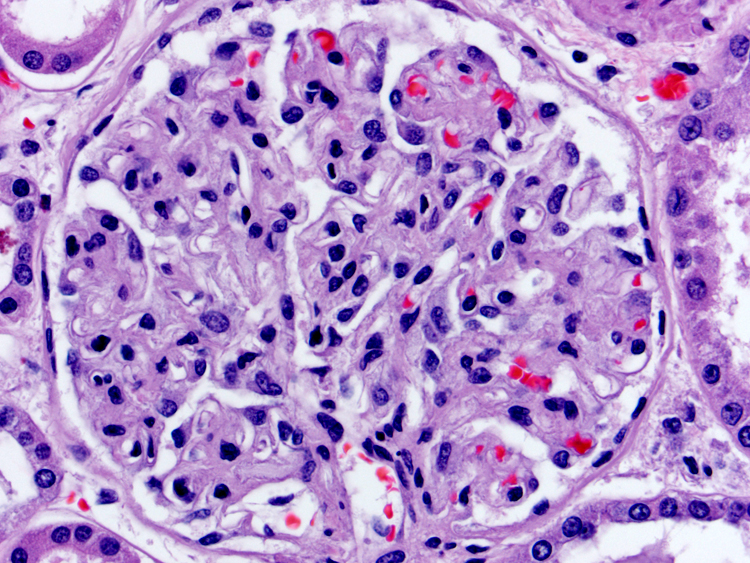
#> input picture glom_he/glom_0.jpg, 750 x 563 px; its folder holds only this picture in this run
$ python cell_seg.py   (older library calls are emulated)
#> lines starting #> are read from the running program, lines starting #| are printed output that depends on the picture; after the words box and inside, x2 and y2 are one past the last pixel; in counts of white or black regions, pixels touching at a corner belong together
"""
Hypercellularity Project
	- Preprocessing
	- Segmentation
Latest Update: 05/25
@author: Nicolas Hunt
"""

import os
import skimage
import numpy as np
import matplotlib.pyplot as plt
import scipy.misc
from skimage import data
from skimage.color import rgb2hed
from skimage.viewer import ImageViewer
from skimage.filters import threshold_mean
from pathlib import Path
from datetime import datetime


class CellSeg:
    def __init__(self, img_dir):
        file_path = Path(__file__)
        self.in_dir = '{}/{}'.format(str(file_path.parent), img_dir)
        self.prep_out_dir = 'prep-' + str(datetime.now().strftime('%Y-%m-%d %H:%M:%S'))
        self.seg_out_dir = 'seg-' + str(datetime.now().strftime('%Y-%m-%d %H:%M:%S'))
        self.in_images = os.listdir(self.in_dir)
        self.preprocess = self.prep()
        self.prep_images = os.listdir(self.prep_out_dir)
        self.thresh = 125
        self.segment = self.seg(self.prep_out_dir, self.thresh)

    def prep(self, glom_orig=None):
        try:
            os.stat(self.prep_out_dir)
        except:
            os.mkdir(self.prep_out_dir)

        if glom_orig == None:
            for i in self.in_images:
                # print(i)
                glom_orig = skimage.io.imread(self.in_dir + '/' + i)
#> glom_orig is the input picture: shape (563, 750, 3); mean R, G, B 179.2, 147.1, 203.7
                glom_hed = rgb2hed(glom_orig)[:, :, 0]
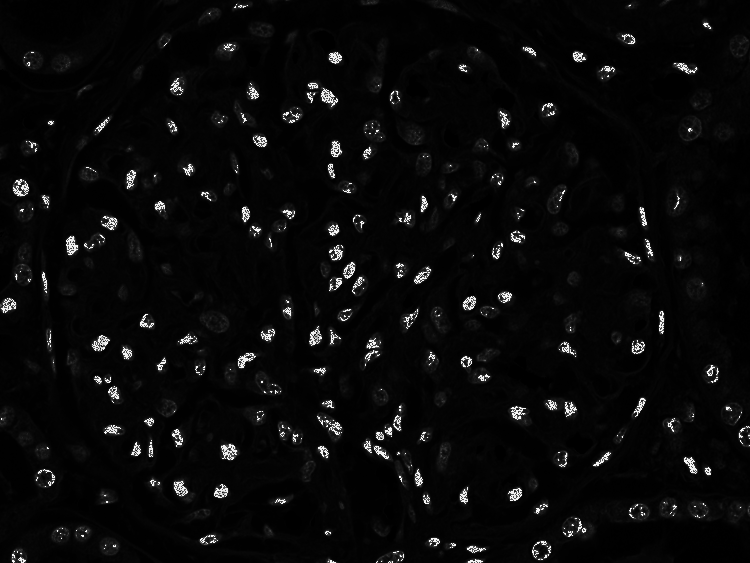
#> glom_hed: shape (563, 750) float64; min 0, max 1.86, mean 0.0731; drawn with min black and max white
                glom_smooth = skimage.filters.gaussian(glom_hed)

                hed_file = '{}/{}_h.jpg'.format(self.prep_out_dir, i.split(".")[0])
                scipy.misc.imsave(hed_file, glom_hed)

        else:
            glom_hed = rgb2hed(glom_orig)[:, :, 0]
            glom_smooth = skimage.filters.gaussian(glom_hed)

            return glom_smooth

    def seg(self, glom_prep_dir=None, thresh=None, glom_prep=None):
#> called with glom_prep_dir = 'prep-2026-12-05 15:43:20', thresh = 125
        try:
            os.stat(self.seg_out_dir)
        except:
            os.mkdir(self.seg_out_dir)
        if glom_prep_dir is not None and thresh is not None:
            for i in self.prep_images:
                glom_hed = skimage.io.imread(glom_prep_dir + '/' + i)
#> glom_hed: shape (563, 750); min 0, max 255, mean 10.1
                val = skimage.filters.threshold_otsu(glom_hed)
#> val = 123
                glom_bin = glom_hed > val
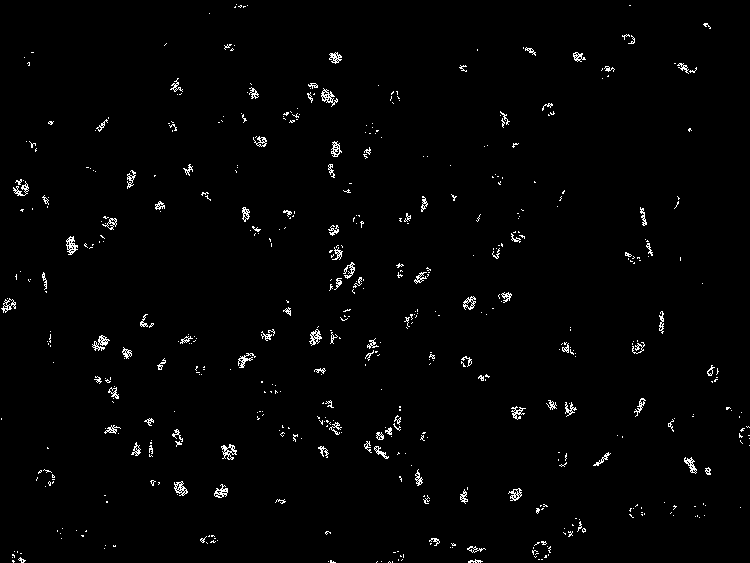
#> glom_bin: shape (563, 750) bool; 1.6% white in thin lines or dots

                regionLabel = skimage.measure.label(glom_bin)
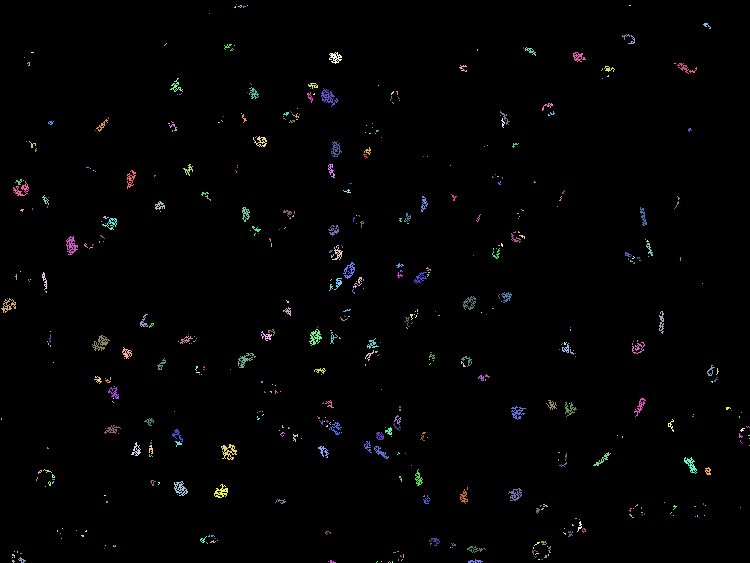
#> regionLabel: shape (563, 750) int32; 538 distinct labels, from 0 to 537; one colour per label, 0 black
                regionProps = skimage.measure.regionprops(regionLabel)
#> regionProps = 537 regions; largest, box (x1, y1, x2, y2) and area: (321, 88, 338, 107) 115, (221, 444, 237, 460) 115, (92, 335, 110, 351) 114, (66, 236, 78, 255) 113, (309, 329, 322, 346) 99
                glom_m1 = skimage.morphology.opening(glom_bin)
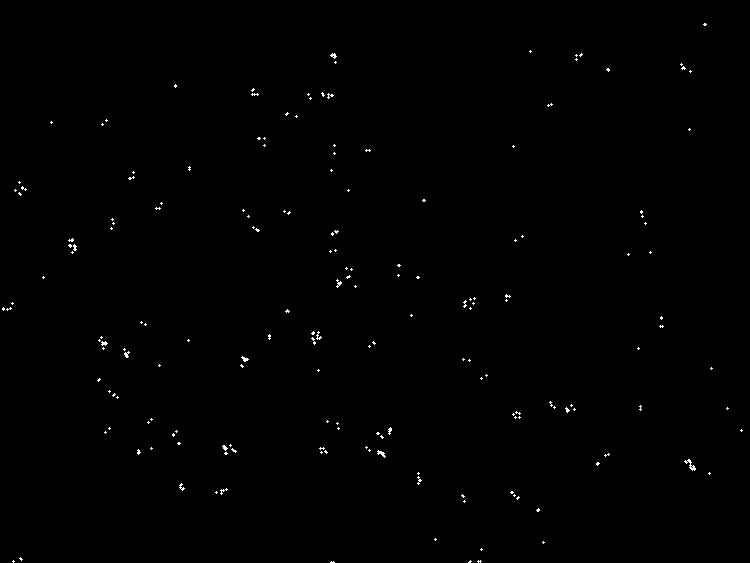
#> glom_m1: shape (563, 750) bool; 0.35% white in thin lines or dots

                bin_file = '{}/{}_b.jpg'.format(self.seg_out_dir, i.split("_h")[0])
                print(glom_bin)
#> (printed output is left out)
#> (the run stopped early here; a loop or call above may not have finished)

$ run again, on glom_he/glom_1.jpg
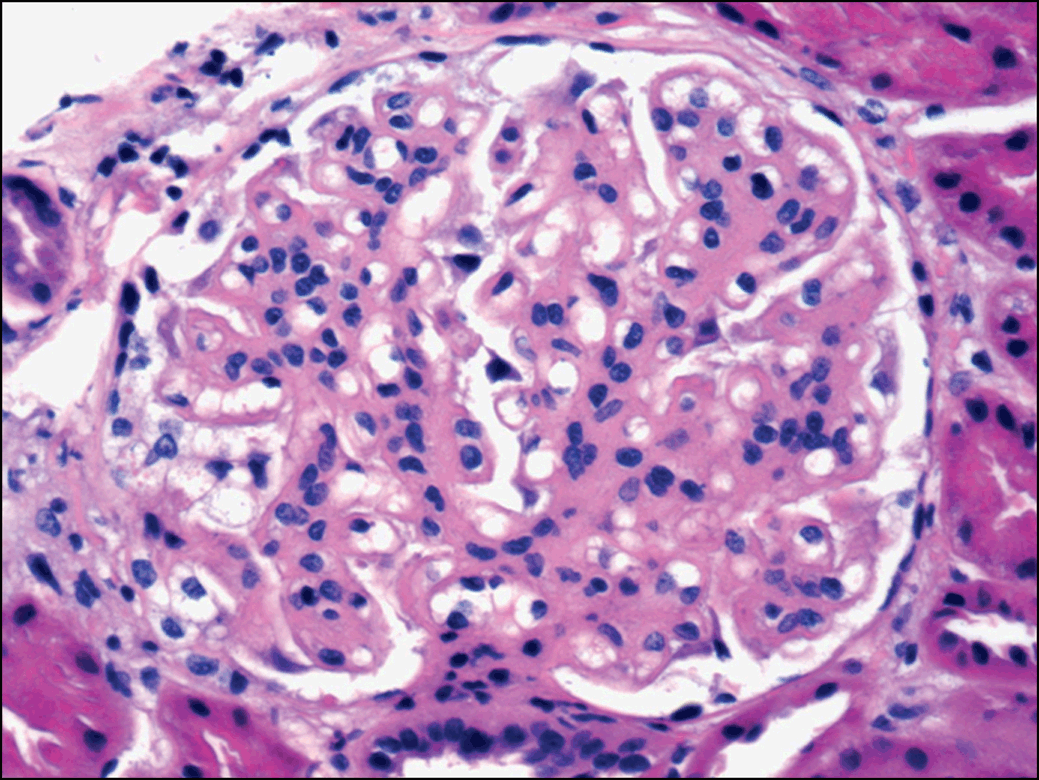
#> input picture glom_he/glom_1.jpg, 1039 x 780 px
#> in prep, glom_orig is the input picture: shape (780, 1039, 3); mean R, G, B 185.1, 142, 188.4
#> val = 75
#> glom_bin: shape (780, 1039) bool; 9.3% white; 398 white regions (113 under 20 px)
#> in seg, `regionLabel = skimage.measure.label(glom_bin)`:
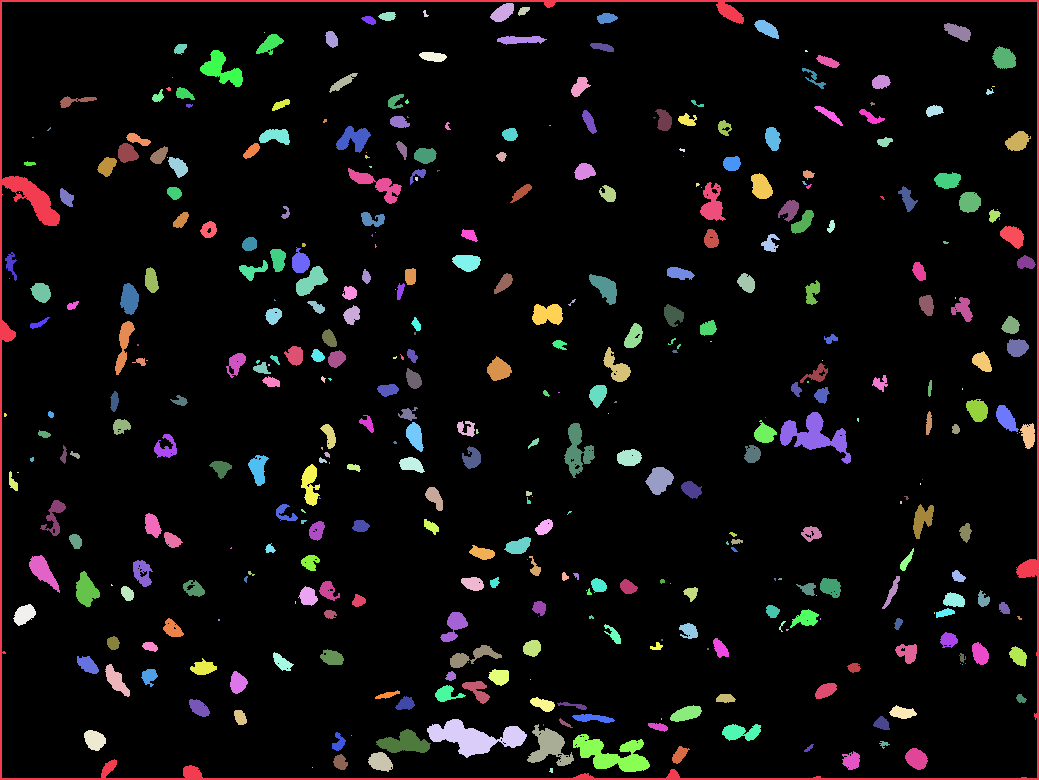
#> regionLabel: shape (780, 1039) int32; 399 distinct labels, from 0 to 398; one colour per label, 0 black
#> regionProps = 398 regions; largest, box (x1, y1, x2, y2) and area: (0, 0, 1039, 780) 9896, (427, 719, 527, 758) 1820, (573, 734, 650, 772) 1480, (780, 412, 851, 464) 1428, (527, 724, 574, 766) 915
#> in seg, `glom_m1 = skimage.morphology.opening(glom_bin)`:
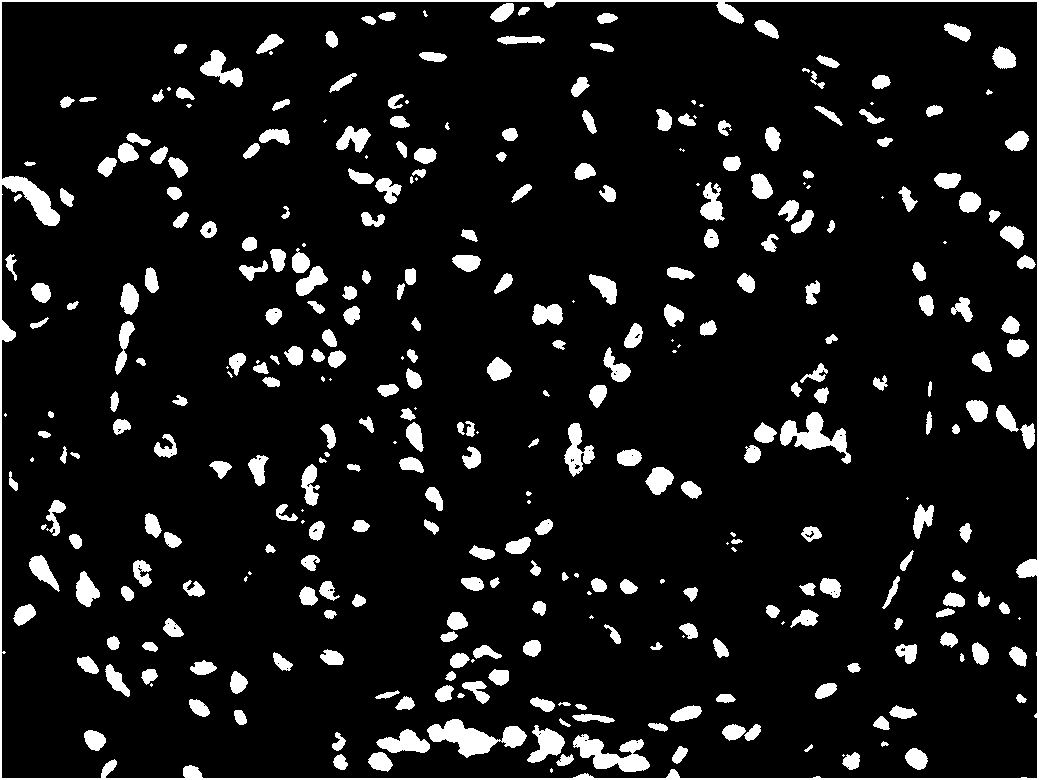
#> glom_m1: shape (780, 1039) bool; 9.1% white; 345 white regions (54 under 20 px), largest, box (x1, y1, x2, y2) and area: (0, 0, 1039, 780) 9825, (427, 719, 527, 758) 1802, (573, 734, 650, 772) 1465
#> (printed output is left out)

$ run again, on glom_he/glom_2.jpg
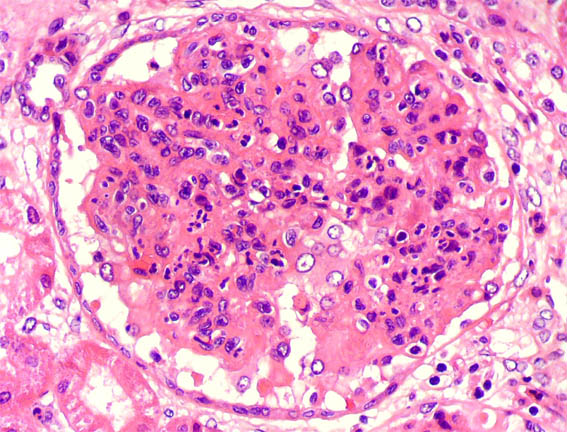
#> input picture glom_he/glom_2.jpg, 567 x 432 px
#> in prep, glom_orig is the input picture: shape (432, 567, 3); mean R, G, B 231.5, 150.8, 198.7
#> val = 27
#> glom_bin: shape (432, 567) bool; 10.1% white; 692 white regions (330 under 20 px)
#> in seg, `regionLabel = skimage.measure.label(glom_bin)`:
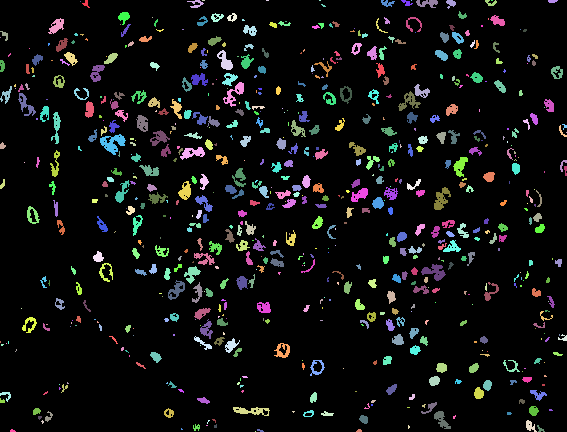
#> regionLabel: shape (432, 567) int32; 693 distinct labels, from 0 to 692; one colour per label, 0 black
#> regionProps = 692 regions; largest, box (x1, y1, x2, y2) and area: (100, 134, 126, 155) 279, (421, 264, 446, 281) 214, (434, 187, 451, 210) 204, (223, 82, 244, 107) 194, (233, 407, 270, 416) 182
#> in seg, `glom_m1 = skimage.morphology.opening(glom_bin)`:
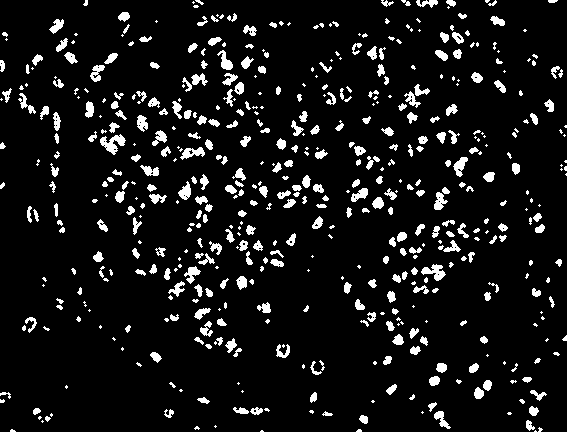
#> glom_m1: shape (432, 567) bool; 8.3% white; 543 white regions (228 under 20 px), largest, box (x1, y1, x2, y2) and area: (100, 134, 126, 155) 260, (421, 264, 446, 281) 210, (180, 147, 205, 160) 167
#> (printed output is left out)

$ run again, on glom_he/glom_3.jpg
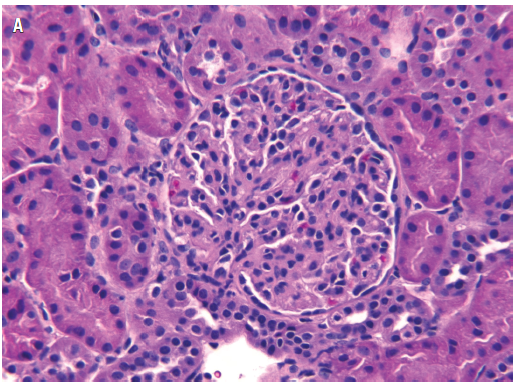
#> input picture glom_he/glom_3.jpg, 515 x 384 px
#> in prep, glom_orig is the input picture: shape (384, 515, 3); mean R, G, B 169.1, 111.9, 172.7
#> val = 75
#> glom_bin: shape (384, 515) bool; 18.9% white; 699 white regions (148 under 20 px)
#> in seg, `regionLabel = skimage.measure.label(glom_bin)`:
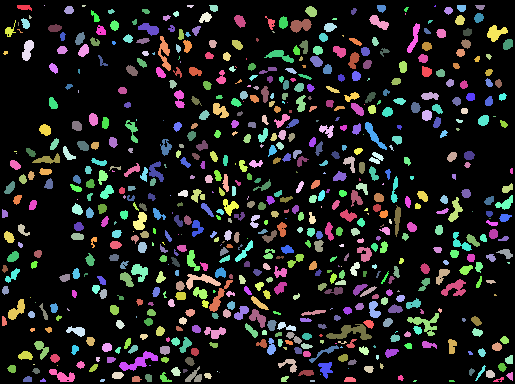
#> regionLabel: shape (384, 515) int32; 700 distinct labels, from 0 to 699; one colour per label, 0 black
#> regionProps = 699 regions; largest, box (x1, y1, x2, y2) and area: (326, 324, 372, 340) 342, (119, 351, 158, 371) 298, (407, 313, 439, 336) 268, (186, 274, 221, 290) 230, (441, 279, 466, 296) 223
#> in seg, `glom_m1 = skimage.morphology.opening(glom_bin)`:
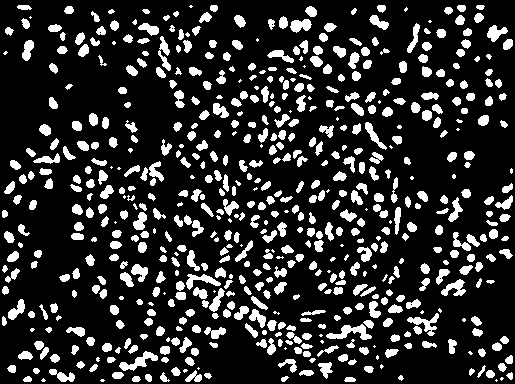
#> glom_m1: shape (384, 515) bool; 18% white; 632 white regions (87 under 20 px), largest, box (x1, y1, x2, y2) and area: (326, 324, 372, 340) 333, (119, 351, 158, 371) 296, (407, 313, 439, 336) 259
#> (printed output is left out)
